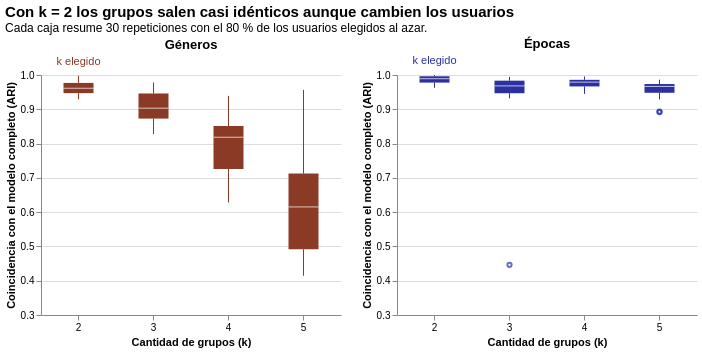

Write notebook code for a chart like this one.
### Code cell
def cajas_estabilidad(espacio, color):
    datos = estabilidad[estabilidad["espacio"] == espacio]
    x = alt.X("k:O", title="Cantidad de grupos (k)", axis=alt.Axis(labelAngle=0))
    cajas = alt.Chart(datos).mark_boxplot(size=30, color=color, median={"color": "#ffffff"},
                                          outliers={"size": 18}).encode(
        x=x, y=alt.Y("ARI:Q", title="Coincidencia con el modelo completo (ARI)", scale=alt.Scale(domain=[0.3, 1])))
    marca = alt.Chart(datos[datos["k"] == 2]).mark_text(text="k elegido", dy=-14, fontSize=11, color=color).encode(
        x=x, y="max(ARI):Q")
    return (cajas + marca).properties(width=300, height=240, title=espacio)


(cajas_estabilidad("Géneros", QUEMADO) | cajas_estabilidad("Épocas", ELECTRICO)).properties(title=alt.Title(
    "Con k = 2 los grupos salen casi idénticos aunque cambien los usuarios",
    subtitle="Cada caja resume 30 repeticiones con el 80 % de los usuarios elegidos al azar.",
    anchor="start", fontSize=15)).configure_view(stroke=None)

### Figure 1 — Vega-Lite specification as saved in the notebook (floating-point values rounded to 4 significant figures)
{"config": {"view": {"continuousWidth": 300, "continuousHeight": 300, "stroke": null}}, "hconcat": [{"layer": [{"data": {"name": "data-eb7dc0d6587b5aae12deffe73df31efe"}, "mark": {"type": "boxplot", "color": "#8b3a26", "median": {"color": "#ffffff"}, "outliers": {"size": 18}, "size": 30}, "encoding": {"x": {"axis": {"labelAngle": 0}, "field": "k", "title": "Cantidad de grupos (k)", "type": "ordinal"}, "y": {"field": "ARI", "scale": {"domain": [0.3, 1]}, "title": "Coincidencia con el modelo completo (ARI)", "type": "quantitative"}}}, {"data": {"name": "data-b9945236715e98659e0feb1e8e0a16f0"}, "mark": {"type": "text", "color": "#8b3a26", "dy": -14, "fontSize": 11, "text": "k elegido"}, "encoding": {"x": {"axis": {"labelAngle": 0}, "field": "k", "title": "Cantidad de grupos (k)", "type": "ordinal"}, "y": {"aggregate": "max", "field": "ARI", "type": "quantitative"}}}], "height": 240, "title": "Géneros", "width": 300}, {"layer": [{"data": {"name": "data-8a327994d16f98733617d02985cb38dc"}, "mark": {"type": "boxplot", "color": "#2b30a3", "median": {"color": "#ffffff"}, "outliers": {"size": 18}, "size": 30}, "encoding": {"x": {"axis": {"labelAngle": 0}, "field": "k", "title": "Cantidad de grupos (k)", "type": "ordinal"}, "y": {"field": "ARI", "scale": {"domain": [0.3, 1]}, "title": "Coincidencia con el modelo completo (ARI)", "type": "quantitative"}}}, {"data": {"name": "data-5d6b0226d8f8a5db2c938afb0c6b89b8"}, "mark": {"type": "text", "color": "#2b30a3", "dy": -14, "fontSize": 11, "text": "k elegido"}, "encoding": {"x": {"axis": {"labelAngle": 0}, "field": "k", "title": "Cantidad de grupos (k)", "type": "ordinal"}, "y": {"aggregate": "max", "field": "ARI", "type": "quantitative"}}}], "height": 240, "title": "Épocas", "width": 300}], "title": {"text": "Con k = 2 los grupos salen casi idénticos aunque cambien los usuarios", "anchor": "start", "fontSize": 15, "subtitle": "Cada caja resume 30 repeticiones con el 80 % de los usuarios elegidos al azar."}, "$schema": "https://vega.github.io/schema/vega-lite/v6.4.1.json", "datasets": {"data-eb7dc0d6587b5aae12deffe73df31efe": [{"espacio": "Géneros", "k": 2, "repeticion": 0, "ARI": 0.948}, {"espacio": "Géneros", "k": 2, "repeticion": 1, "ARI": 0.9625}, {"espacio": "Géneros", "k": 2, "repeticion": 2, "ARI": 0.9324}, {"espacio": "Géneros", "k": 2, "repeticion": 3, "ARI": 0.984}, {"espacio": "Géneros", "k": 2, "repeticion": 4, "ARI": 0.9863}, {"espacio": "Géneros", "k": 2, "repeticion": 5, "ARI": 0.9591}, {"espacio": "Géneros", "k": 2, "repeticion": 6, "ARI": 0.9772}, {"espacio": "Géneros", "k": 2, "repeticion": 7, "ARI": 0.9659}, {"espacio": "Géneros", "k": 2, "repeticion": 8, "ARI": 0.9434}, {"espacio": "Géneros", "k": 2, "repeticion": 9, "ARI": 0.9379}, {"espacio": "Géneros", "k": 2, "repeticion": 10, "ARI": 0.976}, {"espacio": "Géneros", "k": 2, "repeticion": 11, "ARI": 0.9501}, {"espacio": "Géneros", "k": 2, "repeticion": 12, "ARI": 0.9794}, {"espacio": "Géneros", "k": 2, "repeticion": 13, "ARI": 0.9726}, {"espacio": "Géneros", "k": 2, "repeticion": 14, "ARI": 0.967}, {"espacio": "Géneros", "k": 2, "repeticion": 15, "ARI": 0.9313}, {"espacio": "Géneros", "k": 2, "repeticion": 16, "ARI": 0.929}, {"espacio": "Géneros", "k": 2, "repeticion": 17, "ARI": 0.9977}, {"espacio": "Géneros", "k": 2, "repeticion": 18, "ARI": 0.9874}, {"espacio": "Géneros", "k": 2, "repeticion": 19, "ARI": 0.9378}, {"espacio": "Géneros", "k": 2, "repeticion": 20, "ARI": 0.958}, {"espacio": "Géneros", "k": 2, "repeticion": 21, "ARI": 0.9513}, {"espacio": "Géneros", "k": 2, "repeticion": 22, "ARI": 0.9602}, {"espacio": "Géneros", "k": 2, "repeticion": 23, "ARI": 0.9693}, {"espacio": "Géneros", "k": 2, "repeticion": 24, "ARI": 0.9424}, {"espacio": "Géneros", "k": 2, "repeticion": 25, "ARI": 0.9591}, {"espacio": "Géneros", "k": 2, "repeticion": 26, "ARI": 0.9468}, {"espacio": "Géneros", "k": 2, "repeticion": 27, "ARI": 0.9806}, {"espacio": "Géneros", "k": 2, "repeticion": 28, "ARI": 0.976}, {"espacio": "Géneros", "k": 2, "repeticion": 29, "ARI": 0.9897}, {"espacio": "Géneros", "k": 3, "repeticion": 0, "ARI": 0.8313}, {"espacio": "Géneros", "k": 3, "repeticion": 1, "ARI": 0.8725}, {"espacio": "Géneros", "k": 3, "repeticion": 2, "ARI": 0.8833}, {"espacio": "Géneros", "k": 3, "repeticion": 3, "ARI": 0.9362}, {"espacio": "Géneros", "k": 3, "repeticion": 4, "ARI": 0.8496}, {"espacio": "Géneros", "k": 3, "repeticion": 5, "ARI": 0.9348}, {"espacio": "Géneros", "k": 3, "repeticion": 6, "ARI": 0.9782}, {"espacio": "Géneros", "k": 3, "repeticion": 7, "ARI": 0.855}, {"espacio": "Géneros", "k": 3, "repeticion": 8, "ARI": 0.9776}, {"espacio": "Géneros", "k": 3, "repeticion": 9, "ARI": 0.9466}, {"espacio": "Géneros", "k": 3, "repeticion": 10, "ARI": 0.9649}, {"espacio": "Géneros", "k": 3, "repeticion": 11, "ARI": 0.9449}, {"espacio": "Géneros", "k": 3, "repeticion": 12, "ARI": 0.9436}, {"espacio": "Géneros", "k": 3, "repeticion": 13, "ARI": 0.8585}, {"espacio": "Géneros", "k": 3, "repeticion": 14, "ARI": 0.8994}, {"espacio": "Géneros", "k": 3, "repeticion": 15, "ARI": 0.9011}, {"espacio": "Géneros", "k": 3, "repeticion": 16, "ARI": 0.9053}, {"espacio": "Géneros", "k": 3, "repeticion": 17, "ARI": 0.95}, {"espacio": "Géneros", "k": 3, "repeticion": 18, "ARI": 0.8692}, {"espacio": "Géneros", "k": 3, "repeticion": 19, "ARI": 0.943}, {"espacio": "Géneros", "k": 3, "repeticion": 20, "ARI": 0.9517}, {"espacio": "Géneros", "k": 3, "repeticion": 21, "ARI": 0.828}, {"espacio": "Géneros", "k": 3, "repeticion": 22, "ARI": 0.8915}, {"espacio": "Géneros", "k": 3, "repeticion": 23, "ARI": 0.8838}, {"espacio": "Géneros", "k": 3, "repeticion": 24, "ARI": 0.959}, {"espacio": "Géneros", "k": 3, "repeticion": 25, "ARI": 0.8752}, {"espacio": "Géneros", "k": 3, "repeticion": 26, "ARI": 0.8645}, {"espacio": "Géneros", "k": 3, "repeticion": 27, "ARI": 0.9325}, {"espacio": "Géneros", "k": 3, "repeticion": 28, "ARI": 0.8736}, {"espacio": "Géneros", "k": 3, "repeticion": 29, "ARI": 0.953}, {"espacio": "Géneros", "k": 4, "repeticion": 0, "ARI": 0.8222}, {"espacio": "Géneros", "k": 4, "repeticion": 1, "ARI": 0.8153}, {"espacio": "Géneros", "k": 4, "repeticion": 2, "ARI": 0.889}, {"espacio": "Géneros", "k": 4, "repeticion": 3, "ARI": 0.7696}, {"espacio": "Géneros", "k": 4, "repeticion": 4, "ARI": 0.6831}, {"espacio": "Géneros", "k": 4, "repeticion": 5, "ARI": 0.8456}, {"espacio": "Géneros", "k": 4, "repeticion": 6, "ARI": 0.8279}, {"espacio": "Géneros", "k": 4, "repeticion": 7, "ARI": 0.9098}, {"espacio": "Géneros", "k": 4, "repeticion": 8, "ARI": 0.6285}, {"espacio": "Géneros", "k": 4, "repeticion": 9, "ARI": 0.7643}, {"espacio": "Géneros", "k": 4, "repeticion": 10, "ARI": 0.872}, {"espacio": "Géneros", "k": 4, "repeticion": 11, "ARI": 0.7199}, {"espacio": "Géneros", "k": 4, "repeticion": 12, "ARI": 0.9147}, {"espacio": "Géneros", "k": 4, "repeticion": 13, "ARI": 0.6402}, {"espacio": "Géneros", "k": 4, "repeticion": 14, "ARI": 0.7724}, {"espacio": "Géneros", "k": 4, "repeticion": 15, "ARI": 0.7531}, {"espacio": "Géneros", "k": 4, "repeticion": 16, "ARI": 0.9391}, {"espacio": "Géneros", "k": 4, "repeticion": 17, "ARI": 0.6364}, {"espacio": "Géneros", "k": 4, "repeticion": 18, "ARI": 0.8574}, {"espacio": "Géneros", "k": 4, "repeticion": 19, "ARI": 0.7136}, {"espacio": "Géneros", "k": 4, "repeticion": 20, "ARI": 0.7903}, {"espacio": "Géneros", "k": 4, "repeticion": 21, "ARI": 0.8641}, {"espacio": "Géneros", "k": 4, "repeticion": 22, "ARI": 0.852}, {"espacio": "Géneros", "k": 4, "repeticion": 23, "ARI": 0.8307}, {"espacio": "Géneros", "k": 4, "repeticion": 24, "ARI": 0.7063}, {"espacio": "Géneros", "k": 4, "repeticion": 25, "ARI": 0.7162}, {"espacio": "Géneros", "k": 4, "repeticion": 26, "ARI": 0.8465}, {"espacio": "Géneros", "k": 4, "repeticion": 27, "ARI": 0.8218}, {"espacio": "Géneros", "k": 4, "repeticion": 28, "ARI": 0.7441}, {"espacio": "Géneros", "k": 4, "repeticion": 29, "ARI": 0.8495}, {"espacio": "Géneros", "k": 5, "repeticion": 0, "ARI": 0.892}, {"espacio": "Géneros", "k": 5, "repeticion": 1, "ARI": 0.8414}, {"espacio": "Géneros", "k": 5, "repeticion": 2, "ARI": 0.6134}, {"espacio": "Géneros", "k": 5, "repeticion": 3, "ARI": 0.5027}, {"espacio": "Géneros", "k": 5, "repeticion": 4, "ARI": 0.4592}, {"espacio": "Géneros", "k": 5, "repeticion": 5, "ARI": 0.876}, {"espacio": "Géneros", "k": 5, "repeticion": 6, "ARI": 0.6815}, {"espacio": "Géneros", "k": 5, "repeticion": 7, "ARI": 0.4541}, {"espacio": "Géneros", "k": 5, "repeticion": 8, "ARI": 0.6912}, {"espacio": "Géneros", "k": 5, "repeticion": 9, "ARI": 0.7771}, {"espacio": "Géneros", "k": 5, "repeticion": 10, "ARI": 0.6409}, {"espacio": "Géneros", "k": 5, "repeticion": 11, "ARI": 0.9219}, {"espacio": "Géneros", "k": 5, "repeticion": 12, "ARI": 0.5795}, {"espacio": "Géneros", "k": 5, "repeticion": 13, "ARI": 0.6171}, {"espacio": "Géneros", "k": 5, "repeticion": 14, "ARI": 0.6116}, {"espacio": "Géneros", "k": 5, "repeticion": 15, "ARI": 0.7176}, {"espacio": "Géneros", "k": 5, "repeticion": 16, "ARI": 0.6617}, {"espacio": "Géneros", "k": 5, "repeticion": 17, "ARI": 0.6979}, {"espacio": "Géneros", "k": 5, "repeticion": 18, "ARI": 0.4313}, {"espacio": "Géneros", "k": 5, "repeticion": 19, "ARI": 0.4683}, {"espacio": "Géneros", "k": 5, "repeticion": 20, "ARI": 0.4389}, {"espacio": "Géneros", "k": 5, "repeticion": 21, "ARI": 0.5323}, {"espacio": "Géneros", "k": 5, "repeticion": 22, "ARI": 0.502}, {"espacio": "Géneros", "k": 5, "repeticion": 23, "ARI": 0.7276}, {"espacio": "Géneros", "k": 5, "repeticion": 24, "ARI": 0.4144}, {"espacio": "Géneros", "k": 5, "repeticion": 25, "ARI": 0.6468}, {"espacio": "Géneros", "k": 5, "repeticion": 26, "ARI": 0.9566}, {"espacio": "Géneros", "k": 5, "repeticion": 27, "ARI": 0.4479}, {"espacio": "Géneros", "k": 5, "repeticion": 28, "ARI": 0.5228}, {"espacio": "Géneros", "k": 5, "repeticion": 29, "ARI": 0.4885}], "data-b9945236715e98659e0feb1e8e0a16f0": [{"espacio": "Géneros", "k": 2, "repeticion": 0, "ARI": 0.948}, {"espacio": "Géneros", "k": 2, "repeticion": 1, "ARI": 0.9625}, {"espacio": "Géneros", "k": 2, "repeticion": 2, "ARI": 0.9324}, {"espacio": "Géneros", "k": 2, "repeticion": 3, "ARI": 0.984}, {"espacio": "Géneros", "k": 2, "repeticion": 4, "ARI": 0.9863}, {"espacio": "Géneros", "k": 2, "repeticion": 5, "ARI": 0.9591}, {"espacio": "Géneros", "k": 2, "repeticion": 6, "ARI": 0.9772}, {"espacio": "Géneros", "k": 2, "repeticion": 7, "ARI": 0.9659}, {"espacio": "Géneros", "k": 2, "repeticion": 8, "ARI": 0.9434}, {"espacio": "Géneros", "k": 2, "repeticion": 9, "ARI": 0.9379}, {"espacio": "Géneros", "k": 2, "repeticion": 10, "ARI": 0.976}, {"espacio": "Géneros", "k": 2, "repeticion": 11, "ARI": 0.9501}, {"espacio": "Géneros", "k": 2, "repeticion": 12, "ARI": 0.9794}, {"espacio": "Géneros", "k": 2, "repeticion": 13, "ARI": 0.9726}, {"espacio": "Géneros", "k": 2, "repeticion": 14, "ARI": 0.967}, {"espacio": "Géneros", "k": 2, "repeticion": 15, "ARI": 0.9313}, {"espacio": "Géneros", "k": 2, "repeticion": 16, "ARI": 0.929}, {"espacio": "Géneros", "k": 2, "repeticion": 17, "ARI": 0.9977}, {"espacio": "Géneros", "k": 2, "repeticion": 18, "ARI": 0.9874}, {"espacio": "Géneros", "k": 2, "repeticion": 19, "ARI": 0.9378}, {"espacio": "Géneros", "k": 2, "repeticion": 20, "ARI": 0.958}, {"espacio": "Géneros", "k": 2, "repeticion": 21, "ARI": 0.9513}, {"espacio": "Géneros", "k": 2, "repeticion": 22, "ARI": 0.9602}, {"espacio": "Géneros", "k": 2, "repeticion": 23, "ARI": 0.9693}, {"espacio": "Géneros", "k": 2, "repeticion": 24, "ARI": 0.9424}, {"espacio": "Géneros", "k": 2, "repeticion": 25, "ARI": 0.9591}, {"espacio": "Géneros", "k": 2, "repeticion": 26, "ARI": 0.9468}, {"espacio": "Géneros", "k": 2, "repeticion": 27, "ARI": 0.9806}, {"espacio": "Géneros", "k": 2, "repeticion": 28, "ARI": 0.976}, {"espacio": "Géneros", "k": 2, "repeticion": 29, "ARI": 0.9897}], "data-8a327994d16f98733617d02985cb38dc": [{"espacio": "Épocas", "k": 2, "repeticion": 0, "ARI": 1.0}, {"espacio": "Épocas", "k": 2, "repeticion": 1, "ARI": 0.9966}, {"espacio": "Épocas", "k": 2, "repeticion": 2, "ARI": 0.9909}, {"espacio": "Épocas", "k": 2, "repeticion": 3, "ARI": 0.9954}, {"espacio": "Épocas", "k": 2, "repeticion": 4, "ARI": 0.9627}, {"espacio": "Épocas", "k": 2, "repeticion": 5, "ARI": 0.9841}, {"espacio": "Épocas", "k": 2, "repeticion": 6, "ARI": 0.9705}, {"espacio": "Épocas", "k": 2, "repeticion": 7, "ARI": 0.9829}, {"espacio": "Épocas", "k": 2, "repeticion": 8, "ARI": 0.9932}, {"espacio": "Épocas", "k": 2, "repeticion": 9, "ARI": 0.9977}, {"espacio": "Épocas", "k": 2, "repeticion": 10, "ARI": 0.9954}, {"espacio": "Épocas", "k": 2, "repeticion": 11, "ARI": 0.9683}, {"espacio": "Épocas", "k": 2, "repeticion": 12, "ARI": 0.9638}, {"espacio": "Épocas", "k": 2, "repeticion": 13, "ARI": 0.9897}, {"espacio": "Épocas", "k": 2, "repeticion": 14, "ARI": 0.9672}, {"espacio": "Épocas", "k": 2, "repeticion": 15, "ARI": 0.9728}, {"espacio": "Épocas", "k": 2, "repeticion": 16, "ARI": 0.9977}, {"espacio": "Épocas", "k": 2, "repeticion": 17, "ARI": 0.9932}, {"espacio": "Épocas", "k": 2, "repeticion": 18, "ARI": 0.9807}, {"espacio": "Épocas", "k": 2, "repeticion": 19, "ARI": 0.9852}, {"espacio": "Épocas", "k": 2, "repeticion": 20, "ARI": 0.9694}, {"espacio": "Épocas", "k": 2, "repeticion": 21, "ARI": 0.9818}, {"espacio": "Épocas", "k": 2, "repeticion": 22, "ARI": 0.9886}, {"espacio": "Épocas", "k": 2, "repeticion": 23, "ARI": 0.9977}, {"espacio": "Épocas", "k": 2, "repeticion": 24, "ARI": 0.9966}, {"espacio": "Épocas", "k": 2, "repeticion": 25, "ARI": 1.0}, {"espacio": "Épocas", "k": 2, "repeticion": 26, "ARI": 0.9932}, {"espacio": "Épocas", "k": 2, "repeticion": 27, "ARI": 0.9795}, {"espacio": "Épocas", "k": 2, "repeticion": 28, "ARI": 0.9989}, {"espacio": "Épocas", "k": 2, "repeticion": 29, "ARI": 0.9773}, {"espacio": "Épocas", "k": 3, "repeticion": 0, "ARI": 0.9909}, {"espacio": "Épocas", "k": 3, "repeticion": 1, "ARI": 0.968}, {"espacio": "Épocas", "k": 3, "repeticion": 2, "ARI": 0.9635}, {"espacio": "Épocas", "k": 3, "repeticion": 3, "ARI": 0.9435}, {"espacio": "Épocas", "k": 3, "repeticion": 4, "ARI": 0.9387}, {"espacio": "Épocas", "k": 3, "repeticion": 5, "ARI": 0.9477}, {"espacio": "Épocas", "k": 3, "repeticion": 6, "ARI": 0.9529}, {"espacio": "Épocas", "k": 3, "repeticion": 7, "ARI": 0.9898}, {"espacio": "Épocas", "k": 3, "repeticion": 8, "ARI": 0.9683}, {"espacio": "Épocas", "k": 3, "repeticion": 9, "ARI": 0.9788}, {"espacio": "Épocas", "k": 3, "repeticion": 10, "ARI": 0.9465}, {"espacio": "Épocas", "k": 3, "repeticion": 11, "ARI": 0.945}, {"espacio": "Épocas", "k": 3, "repeticion": 12, "ARI": 0.9799}, {"espacio": "Épocas", "k": 3, "repeticion": 13, "ARI": 0.9435}, {"espacio": "Épocas", "k": 3, "repeticion": 14, "ARI": 0.9854}, {"espacio": "Épocas", "k": 3, "repeticion": 15, "ARI": 0.951}, {"espacio": "Épocas", "k": 3, "repeticion": 16, "ARI": 0.9443}, {"espacio": "Épocas", "k": 3, "repeticion": 17, "ARI": 0.9916}, {"espacio": "Épocas", "k": 3, "repeticion": 18, "ARI": 0.9782}, {"espacio": "Épocas", "k": 3, "repeticion": 19, "ARI": 0.9529}, {"espacio": "Épocas", "k": 3, "repeticion": 20, "ARI": 0.9837}, {"espacio": "Épocas", "k": 3, "repeticion": 21, "ARI": 0.9944}, {"espacio": "Épocas", "k": 3, "repeticion": 22, "ARI": 0.9712}, {"espacio": "Épocas", "k": 3, "repeticion": 23, "ARI": 0.932}, {"espacio": "Épocas", "k": 3, "repeticion": 24, "ARI": 0.9924}, {"espacio": "Épocas", "k": 3, "repeticion": 25, "ARI": 0.9913}, {"espacio": "Épocas", "k": 3, "repeticion": 26, "ARI": 0.9829}, {"espacio": "Épocas", "k": 3, "repeticion": 27, "ARI": 0.4465}, {"espacio": "Épocas", "k": 3, "repeticion": 28, "ARI": 0.9762}, {"espacio": "Épocas", "k": 3, "repeticion": 29, "ARI": 0.9497}, {"espacio": "Épocas", "k": 4, "repeticion": 0, "ARI": 0.9644}, {"espacio": "Épocas", "k": 4, "repeticion": 1, "ARI": 0.9594}, {"espacio": "Épocas", "k": 4, "repeticion": 2, "ARI": 0.9783}, {"espacio": "Épocas", "k": 4, "repeticion": 3, "ARI": 0.9806}, {"espacio": "Épocas", "k": 4, "repeticion": 4, "ARI": 0.9592}, {"espacio": "Épocas", "k": 4, "repeticion": 5, "ARI": 0.9794}, {"espacio": "Épocas", "k": 4, "repeticion": 6, "ARI": 0.9918}, {"espacio": "Épocas", "k": 4, "repeticion": 7, "ARI": 0.9702}, {"espacio": "Épocas", "k": 4, "repeticion": 8, "ARI": 0.9846}, {"espacio": "Épocas", "k": 4, "repeticion": 9, "ARI": 0.9901}, {"espacio": "Épocas", "k": 4, "repeticion": 10, "ARI": 0.945}, {"espacio": "Épocas", "k": 4, "repeticion": 11, "ARI": 0.9589}, {"espacio": "Épocas", "k": 4, "repeticion": 12, "ARI": 0.9953}, {"espacio": "Épocas", "k": 4, "repeticion": 13, "ARI": 0.9705}, {"espacio": "Épocas", "k": 4, "repeticion": 14, "ARI": 0.9935}, {"espacio": "Épocas", "k": 4, "repeticion": 15, "ARI": 0.9655}, {"espacio": "Épocas", "k": 4, "repeticion": 16, "ARI": 0.9756}, {"espacio": "Épocas", "k": 4, "repeticion": 17, "ARI": 0.9864}, {"espacio": "Épocas", "k": 4, "repeticion": 18, "ARI": 0.9884}, {"espacio": "Épocas", "k": 4, "repeticion": 19, "ARI": 0.9924}, {"espacio": "Épocas", "k": 4, "repeticion": 20, "ARI": 0.9803}, {"espacio": "Épocas", "k": 4, "repeticion": 21, "ARI": 0.9605}, {"espacio": "Épocas", "k": 4, "repeticion": 22, "ARI": 0.9956}, {"espacio": "Épocas", "k": 4, "repeticion": 23, "ARI": 0.9791}, {"espacio": "Épocas", "k": 4, "repeticion": 24, "ARI": 0.9792}, {"espacio": "Épocas", "k": 4, "repeticion": 25, "ARI": 0.9777}, {"espacio": "Épocas", "k": 4, "repeticion": 26, "ARI": 0.9646}, {"espacio": "Épocas", "k": 4, "repeticion": 27, "ARI": 0.9737}, {"espacio": "Épocas", "k": 4, "repeticion": 28, "ARI": 0.9806}, {"espacio": "Épocas", "k": 4, "repeticion": 29, "ARI": 0.9842}, {"espacio": "Épocas", "k": 5, "repeticion": 0, "ARI": 0.9716}, {"espacio": "Épocas", "k": 5, "repeticion": 1, "ARI": 0.9743}, {"espacio": "Épocas", "k": 5, "repeticion": 2, "ARI": 0.9765}, {"espacio": "Épocas", "k": 5, "repeticion": 3, "ARI": 0.9691}, {"espacio": "Épocas", "k": 5, "repeticion": 4, "ARI": 0.9642}, {"espacio": "Épocas", "k": 5, "repeticion": 5, "ARI": 0.8919}, {"espacio": "Épocas", "k": 5, "repeticion": 6, "ARI": 0.9714}, {"espacio": "Épocas", "k": 5, "repeticion": 7, "ARI": 0.9824}, {"espacio": "Épocas", "k": 5, "repeticion": 8, "ARI": 0.9741}, {"espacio": "Épocas", "k": 5, "repeticion": 9, "ARI": 0.9289}, {"espacio": "Épocas", "k": 5, "repeticion": 10, "ARI": 0.9802}, {"espacio": "Épocas", "k": 5, "repeticion": 11, "ARI": 0.97}, {"espacio": "Épocas", "k": 5, "repeticion": 12, "ARI": 0.9711}, {"espacio": "Épocas", "k": 5, "repeticion": 13, "ARI": 0.951}, {"espacio": "Épocas", "k": 5, "repeticion": 14, "ARI": 0.893}, {"espacio": "Épocas", "k": 5, "repeticion": 15, "ARI": 0.948}, {"espacio": "Épocas", "k": 5, "repeticion": 16, "ARI": 0.9498}, {"espacio": "Épocas", "k": 5, "repeticion": 17, "ARI": 0.9467}, {"espacio": "Épocas", "k": 5, "repeticion": 18, "ARI": 0.9486}, {"espacio": "Épocas", "k": 5, "repeticion": 19, "ARI": 0.9705}, {"espacio": "Épocas", "k": 5, "repeticion": 20, "ARI": 0.9417}, {"espacio": "Épocas", "k": 5, "repeticion": 21, "ARI": 0.9381}, {"espacio": "Épocas", "k": 5, "repeticion": 22, "ARI": 0.9489}, {"espacio": "Épocas", "k": 5, "repeticion": 23, "ARI": 0.9626}, {"espacio": "Épocas", "k": 5, "repeticion": 24, "ARI": 0.9758}, {"espacio": "Épocas", "k": 5, "repeticion": 25, "ARI": 0.9345}, {"espacio": "Épocas", "k": 5, "repeticion": 26, "ARI": 0.973}, {"espacio": "Épocas", "k": 5, "repeticion": 27, "ARI": 0.9583}, {"espacio": "Épocas", "k": 5, "repeticion": 28, "ARI": 0.9863}, {"espacio": "Épocas", "k": 5, "repeticion": 29, "ARI": 0.9739}], "data-5d6b0226d8f8a5db2c938afb0c6b89b8": [{"espacio": "Épocas", "k": 2, "repeticion": 0, "ARI": 1.0}, {"espacio": "Épocas", "k": 2, "repeticion": 1, "ARI": 0.9966}, {"espacio": "Épocas", "k": 2, "repeticion": 2, "ARI": 0.9909}, {"espacio": "Épocas", "k": 2, "repeticion": 3, "ARI": 0.9954}, {"espacio": "Épocas", "k": 2, "repeticion": 4, "ARI": 0.9627}, {"espacio": "Épocas", "k": 2, "repeticion": 5, "ARI": 0.9841}, {"espacio": "Épocas", "k": 2, "repeticion": 6, "ARI": 0.9705}, {"espacio": "Épocas", "k": 2, "repeticion": 7, "ARI": 0.9829}, {"espacio": "Épocas", "k": 2, "repeticion": 8, "ARI": 0.9932}, {"espacio": "Épocas", "k": 2, "repeticion": 9, "ARI": 0.9977}, {"espacio": "Épocas", "k": 2, "repeticion": 10, "ARI": 0.9954}, {"espacio": "Épocas", "k": 2, "repeticion": 11, "ARI": 0.9683}, {"espacio": "Épocas", "k": 2, "repeticion": 12, "ARI": 0.9638}, {"espacio": "Épocas", "k": 2, "repeticion": 13, "ARI": 0.9897}, {"espacio": "Épocas", "k": 2, "repeticion": 14, "ARI": 0.9672}, {"espacio": "Épocas", "k": 2, "repeticion": 15, "ARI": 0.9728}, {"espacio": "Épocas", "k": 2, "repeticion": 16, "ARI": 0.9977}, {"espacio": "Épocas", "k": 2, "repeticion": 17, "ARI": 0.9932}, {"espacio": "Épocas", "k": 2, "repeticion": 18, "ARI": 0.9807}, {"espacio": "Épocas", "k": 2, "repeticion": 19, "ARI": 0.9852}, {"espacio": "Épocas", "k": 2, "repeticion": 20, "ARI": 0.9694}, {"espacio": "Épocas", "k": 2, "repeticion": 21, "ARI": 0.9818}, {"espacio": "Épocas", "k": 2, "repeticion": 22, "ARI": 0.9886}, {"espacio": "Épocas", "k": 2, "repeticion": 23, "ARI": 0.9977}, {"espacio": "Épocas", "k": 2, "repeticion": 24, "ARI": 0.9966}, {"espacio": "Épocas", "k": 2, "repeticion": 25, "ARI": 1.0}, {"espacio": "Épocas", "k": 2, "repeticion": 26, "ARI": 0.9932}, {"espacio": "Épocas", "k": 2, "repeticion": 27, "ARI": 0.9795}, {"espacio": "Épocas", "k": 2, "repeticion": 28, "ARI": 0.9989}, {"espacio": "Épocas", "k": 2, "repeticion": 29, "ARI": 0.9773}]}}
